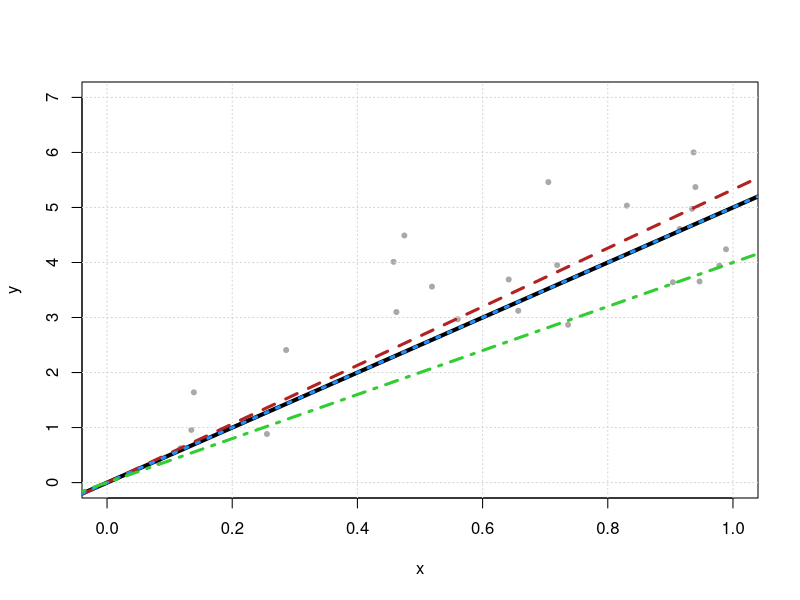
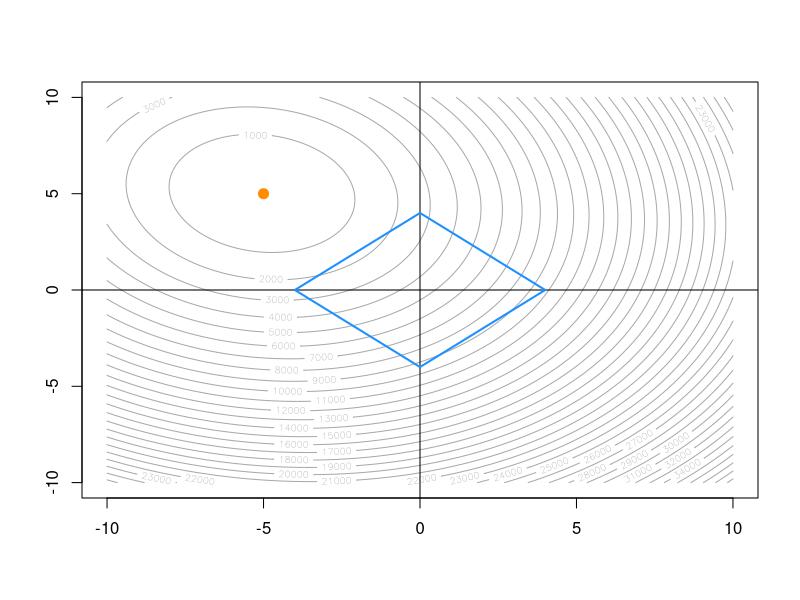
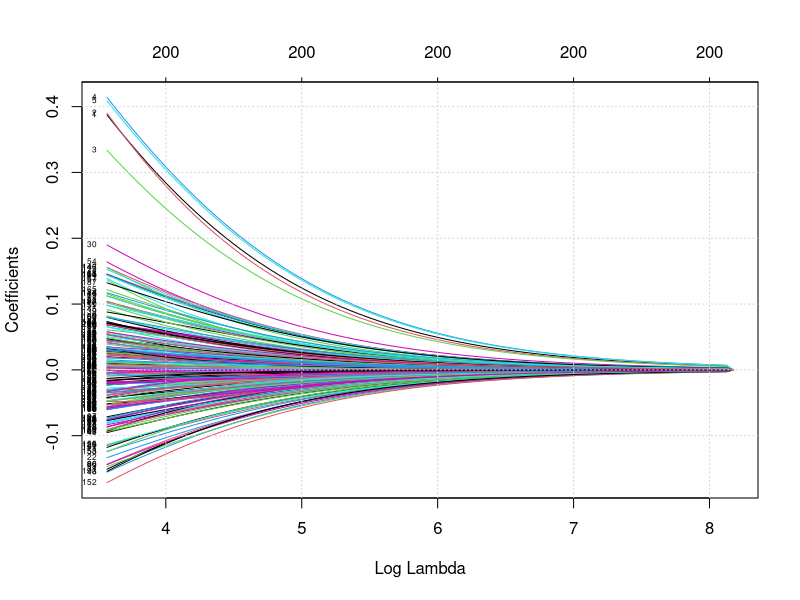
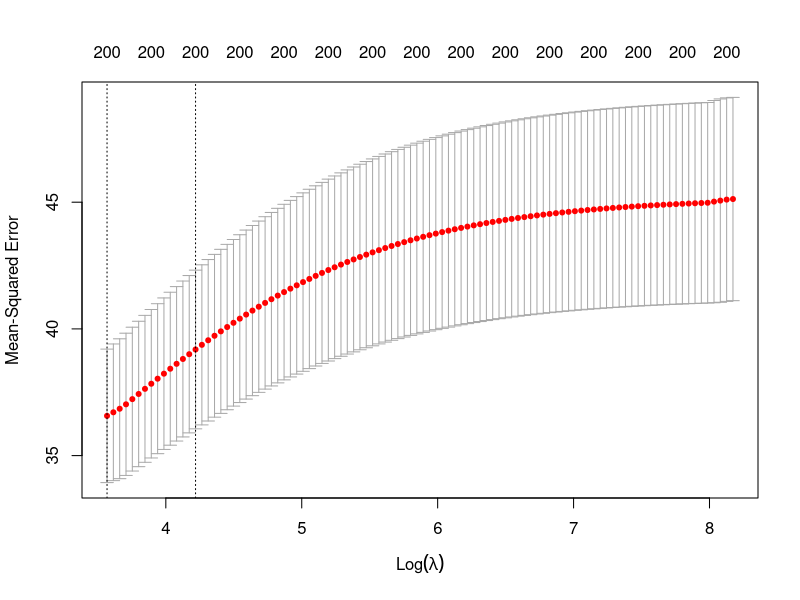
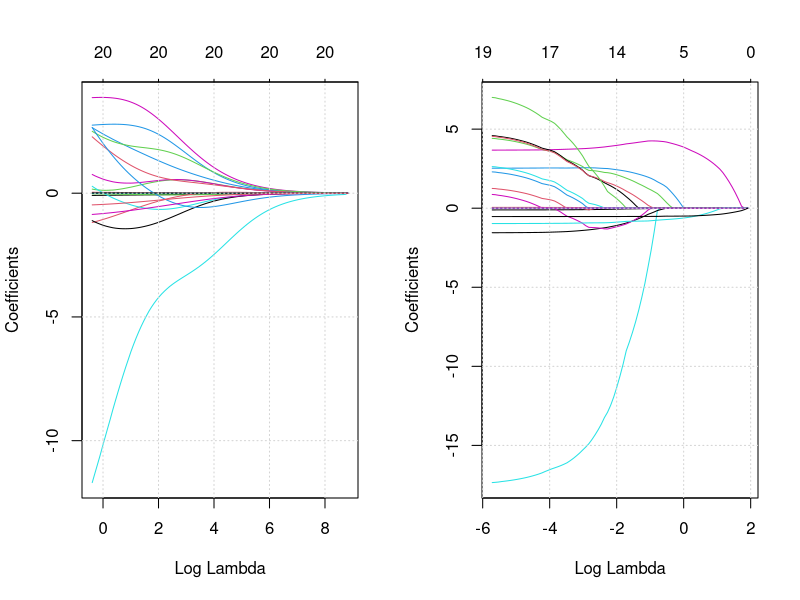
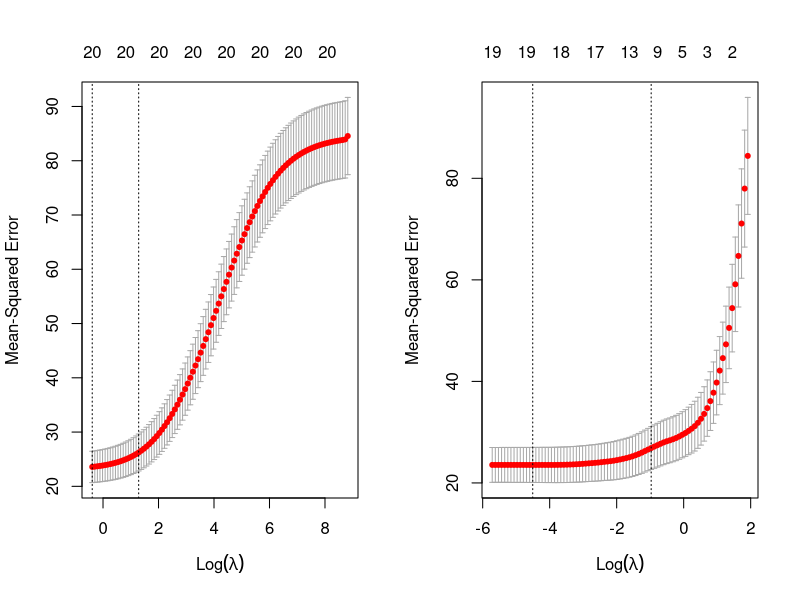
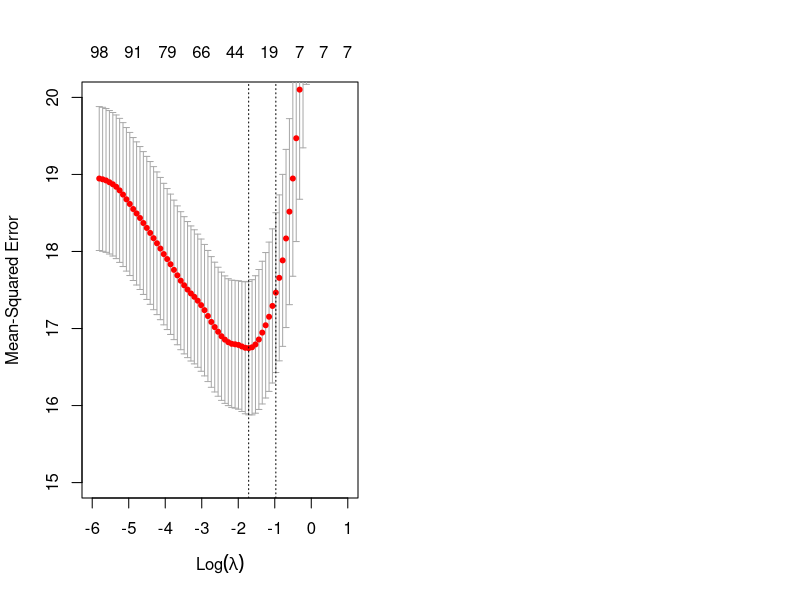

R code for these plots, in order:
## ---- chunk 1
knitr::opts_chunk$set(cache = TRUE, autodep = TRUE, fig.align = "center")
## ---- chunk 2
library("tidyverse")
library("glmnet")
library("broom")
library("kableExtra")
## ---- chunk 3
gen_simple_data = function(sample_size = 25) {
  x = runif(n = sample_size)
  y = 0 + 5 * x + rnorm(n = sample_size)
  data.frame(x, y)
}
## ---- chunk 4
set.seed(42)
simple_data = gen_simple_data()
## ---- chunk 5
# fit least squares
beta_ls = lm(y ~ 0 + x, data = simple_data)

# fit a biased model
# restrict beta-hat to be at most 5
beta_05 = lm(y ~ 0 + x, data = simple_data)
beta_05$coefficients = min(beta_05$coefficients, 5)

# fit a biased model
# restrict beta-hat to be at most 4
beta_04 = lm(y ~ 0 + x, data = simple_data)
beta_04$coefficients = min(beta_04$coefficients, 4)
## ---- chunk 6
map_dbl(list(beta_ls, beta_05, beta_04), coef)
## ---- chunk 7
plot(simple_data, pch = 20, col = "darkgrey",
     xlim = c(0, 1), ylim = c(0, 7))
grid()

abline(0, 5, lwd = 4)
abline(beta_ls, col = "firebrick",  lwd = 3, lty = 2)
abline(beta_05, col = "dodgerblue", lwd = 3, lty = 3)
abline(beta_04, col = "limegreen",  lwd = 3, lty = 4)

# TODO: add legend
## ---- chunk 8
# maybe write a function for each
# should switch this to make each model fit to the same data
set.seed(42)
beta_estimates = list(
  beta_ls = replicate(n = 5000, coef(lm(y ~ 0 + x, data = gen_simple_data()))["x"]),
  beta_05 = replicate(n = 5000, min(coef(lm(y ~ 0 + x, data = gen_simple_data()))["x"], 5)),
  beta_04 = replicate(n = 5000, min(coef(lm(y ~ 0 + x, data = gen_simple_data()))["x"], 4))
)
## ---- chunk 9
tibble(
  Model = c("Least Squares", "Biased to 5", "Biased to 4"),
  Bias = map_dbl(beta_estimates, ~ {mean(.x) - 5}),
  Variance = map_dbl(beta_estimates, var),
  MSE = Bias ^ 2 + Variance
) %>% 
  kable(digits = 3) %>% 
  kable_styling("striped", full_width = FALSE)
## ---- chunk 10
another_dgp = function(sample_size = 25) {
  x = runif(n = sample_size)
  y = -2 + 5 * x + rnorm(n = sample_size)
  tibble(x, y)
}
## ---- chunk 11
data_for_scaling = another_dgp()
predict(lm(y ~ x, data = data_for_scaling))
coef(lm(y ~ x, data = data_for_scaling))

data_for_scaling$x = scale(data_for_scaling$x)
predict(lm(y ~ x, data = data_for_scaling))
coef(lm(y ~ x, data = data_for_scaling))
## ---- chunk 12
gen_linear_data = function() {
  x1 = rnorm(100)
  x2 = rnorm(100)
  y = 0 + -5 * x1 + 5 * x2 + rnorm(100)
  tibble(x1 = x1, x2 = x2, y = y)
}
## ---- chunk 13
data = gen_linear_data()
beta = expand.grid(beta_1 = seq(-10, 10, 0.1),
                   beta_2 = seq(-10, 10, 0.1))
beta_error = rep(0, dim(beta)[1])
for (i in 1:dim(beta)[1]){
  beta_error[i] = with(data, sum((y - (beta$beta_1[i] * x1 + beta$beta_2[i] * x2)) ^ 2 ))
}
## ---- chunk 14
# TODO: make this into a function
# TODO: add ridge constraint
contour(x = seq(-10, 10, 0.1), 
        y = seq(-10, 10, 0.1), 
        z = matrix(beta_error, 
                   nrow = length(seq(-10, 10, 0.1)),
                   ncol = length(seq(-10, 10, 0.1))),
        nlevels = 50,
        col = "darkgrey"
)

abline(h = 0)
abline(v = 0)
a = 4
segments(0, a, a, 0, col = "dodgerblue", lwd = 2)
segments(0, -a, a, 0, col = "dodgerblue", lwd = 2)
segments(-a, 0, 0, a, col = "dodgerblue", lwd = 2)
segments(-a, 0, 0, -a, col = "dodgerblue", lwd = 2)
points(beta[which.min(beta_error), ], col = "darkorange", pch = 20, cex = 2)
## ---- chunk 15
gen_wide_data = function(sample_size = 100, sig_betas = 5, p = 200) {
  
  if (p <= sample_size) {
    warning("You're not generating wide data, despite the name of the function.")
  }
  
  if (sig_betas > p) {
    stop("Cannot have more significant variables than variables!")
  }
  
  x = map_dfc(1:p, ~ rnorm(n = sample_size))
  x = x %>% rename_all( ~ str_replace(., "V", "x"))
  sig_x = x[, 1:sig_betas]
  beta = rep(3, times = sig_betas)
  y = as.matrix(sig_x) %*% beta + rnorm(n = sample_size)
  bind_cols(y = y, x)
}
## ---- chunk 16
some_wide_data = gen_wide_data()
## ---- chunk 17
some_wide_data
## ---- chunk 18
set.seed(42)
data_for_ridge = gen_wide_data(sample_size = 100, sig_betas = 5, p = 200)
## ---- chunk 19
x_ridge = data_for_ridge %>% select(-y) %>% as.matrix()
y_ridge = data_for_ridge %>% pull(y)
## ---- chunk 20
mod_ridge = glmnet(x = x_ridge, y = y_ridge, alpha = 0)
## ---- chunk 21
plot(mod_ridge, xvar = "lambda", label = TRUE)
grid()
## ---- chunk 22
as_tibble(predict(mod_ridge, x_ridge[1:5, ]))
## ---- chunk 23
set.seed(42)
mod_ridge = cv.glmnet(x = x_ridge, y = y_ridge, alpha = 0, nfolds = 5)
## ---- chunk 24
glance(mod_ridge)
## ---- chunk 25
plot(mod_ridge)
## ---- chunk 26
tidy(mod_ridge)
## ---- chunk 27
bstn = MASS::Boston

bstn$chas = factor(bstn$chas)
bstn$rad = factor(bstn$rad)

levels(bstn$chas)
levels(bstn$rad)
## ---- chunk 28
lm(medv ~ ., data = bstn)
## ---- chunk 29
head(as_tibble(model.matrix(lm(medv ~ ., data = bstn))))
## ---- chunk 30
bstn_x = model.matrix(lm(medv ~ ., data = bstn))
bstn_y = bstn$medv
## ---- chunk 31
coef(lm.fit(x = bstn_x, y = bstn_y))
## ---- chunk 32
bstn_x = model.matrix(lm(medv ~ ., data = bstn))[, -1]
bstn_y = bstn$medv
## ---- chunk 33
par(mfrow = c(1, 2))
plot(glmnet(x = bstn_x, y = bstn_y, alpha = 0), xvar = "lambda")
grid()
plot(glmnet(x = bstn_x, y = bstn_y, alpha = 1), xvar = "lambda")
grid()
## ---- chunk 34
par(mfrow = c(1, 2))
plot(cv.glmnet(x = bstn_x, y = bstn_y, alpha = 0))
plot(cv.glmnet(x = bstn_x, y = bstn_y, alpha = 1))
## ---- chunk 35
bstn_ridge = cv.glmnet(x = bstn_x, y = bstn_y, alpha = 0)
bstn_lasso = cv.glmnet(x = bstn_x, y = bstn_y, alpha = 1)
## ---- chunk 36
library("broom")
## ---- chunk 37
tidy(bstn_lasso)
glance(bstn_lasso)
# TODO: pull out rows of tidy with the values from glance
## ---- chunk 38
predict(bstn_lasso, newx = bstn_x[1:10,], type = "link")
## ---- chunk 39
predict(bstn_lasso, newx = bstn_x[1:10,], type = "response")
## ---- chunk 40
predict(bstn_lasso, type = "coefficients", s=c("lambda.1se","lambda.min"))
## ---- chunk 41
predict(bstn_lasso, type = "nonzero")
## ---- chunk 42
# diag(100)
## ---- chunk 43
p = 100
A = matrix(runif(p ^ 2) * 2 - 1, ncol = p)
Sigma = t(A) %*% A
sample_size = 500
X = MASS::mvrnorm(n = sample_size, mu = rep(0, p), Sigma = Sigma)
beta = ifelse(sample(c(0, 0, 0, 0, 0, 0, 0, 0, 0, 0, 0, 0, 1), size = p, replace = TRUE), runif(n = p, -1, 1), 0) * 2
y = X %*% beta + rnorm(n = sample_size, sd = 4)
fit = glmnet::cv.glmnet(x = X, y = y, alpha = 1)
sqrt(min(fit$cvm))
## ---- chunk 44
plot(fit, xlim = c(-6, 1), ylim = c(15, 20))
## ---- chunk 45
# type.measure = "class"
